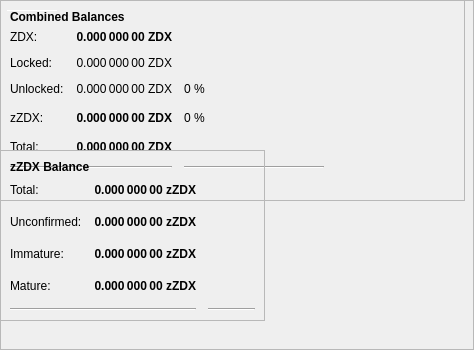
        <widget class="QFrame" name="frameObfuscation">
         <property name="minimumSize">
          <size>
           <width>0</width>
           <height>350</height>
          </size>
         </property>
         <property name="layoutDirection">
          <enum>Qt::LeftToRight</enum>
         </property>
         <property name="frameShape">
          <enum>QFrame::StyledPanel</enum>
         </property>
         <property name="frameShadow">
          <enum>QFrame::Raised</enum>
         </property>
         <widget class="QPushButton" name="runAutoDenom">
          <property name="geometry">
           <rect>
            <x>251</x>
            <y>17</y>
            <width>1</width>
            <height>1</height>
           </rect>
          </property>
          <property name="palette">
           <palette>
            <active>
             <colorrole role="WindowText">
              <brush brushstyle="SolidPattern">
               <color alpha="255">
                <red>0</red>
                <green>0</green>
                <blue>0</blue>
               </color>
              </brush>
             </colorrole>
             <colorrole role="Button">
              <brush brushstyle="SolidPattern">
               <color alpha="255">
                <red>239</red>
                <green>238</green>
                <blue>238</blue>
               </color>
              </brush>
             </colorrole>
             <colorrole role="Light">
              <brush brushstyle="SolidPattern">
               <color alpha="255">
                <red>255</red>
                <green>255</green>
                <blue>255</blue>
               </color>
              </brush>
             </colorrole>
             <colorrole role="Midlight">
              <brush brushstyle="SolidPattern">
               <color alpha="255">
                <red>247</red>
                <green>246</green>
                <blue>246</blue>
               </color>
              </brush>
             </colorrole>
             <colorrole role="Dark">
              <brush brushstyle="SolidPattern">
               <color alpha="255">
                <red>119</red>
                <green>119</green>
                <blue>119</blue>
               </color>
              </brush>
             </colorrole>
             <colorrole role="Mid">
              <brush brushstyle="SolidPattern">
               <color alpha="255">
                <red>159</red>
                <green>159</green>
                <blue>159</blue>
               </color>
              </brush>
             </colorrole>
             <colorrole role="Text">
              <brush brushstyle="SolidPattern">
               <color alpha="255">
                <red>0</red>
                <green>0</green>
                <blue>0</blue>
               </color>
              </brush>
             </colorrole>
             <colorrole role="BrightText">
              <brush brushstyle="SolidPattern">
               <color alpha="255">
                <red>255</red>
                <green>255</green>
                <blue>255</blue>
               </color>
              </brush>
             </colorrole>
             <colorrole role="ButtonText">
              <brush brushstyle="SolidPattern">
               <color alpha="255">
                <red>0</red>
                <green>0</green>
                <blue>0</blue>
               </color>
              </brush>
             </colorrole>
             <colorrole role="Base">
              <brush brushstyle="SolidPattern">
               <color alpha="255">
                <red>255</red>
                <green>255</green>
                <blue>255</blue>
               </color>
              </brush>
             </colorrole>
             <colorrole role="Window">
              <brush brushstyle="SolidPattern">
               <color alpha="255">
                <red>239</red>
                <green>238</green>
                <blue>238</blue>
               </color>
              </brush>
             </colorrole>
             <colorrole role="Shadow">
              <brush brushstyle="SolidPattern">
               <color alpha="255">
                <red>0</red>
                <green>0</green>
                <blue>0</blue>
               </color>
              </brush>
             </colorrole>
             <colorrole role="AlternateBase">
              <brush brushstyle="SolidPattern">
               <color alpha="255">
                <red>247</red>
                <green>246</green>
                <blue>246</blue>
               </color>
              </brush>
             </colorrole>
             <colorrole role="ToolTipBase">
              <brush brushstyle="SolidPattern">
               <color alpha="255">
                <red>255</red>
                <green>255</green>
                <blue>220</blue>
               </color>
              </brush>
             </colorrole>
             <colorrole role="ToolTipText">
              <brush brushstyle="SolidPattern">
               <color alpha="255">
                <red>0</red>
                <green>0</green>
                <blue>0</blue>
               </color>
              </brush>
             </colorrole>
            </active>
            <inactive>
             <colorrole role="WindowText">
              <brush brushstyle="SolidPattern">
               <color alpha="255">
                <red>0</red>
                <green>0</green>
                <blue>0</blue>
               </color>
              </brush>
             </colorrole>
             <colorrole role="Button">
              <brush brushstyle="SolidPattern">
               <color alpha="255">
                <red>239</red>
                <green>238</green>
                <blue>238</blue>
               </color>
              </brush>
             </colorrole>
             <colorrole role="Light">
              <brush brushstyle="SolidPattern">
               <color alpha="255">
                <red>255</red>
                <green>255</green>
                <blue>255</blue>
               </color>
              </brush>
             </colorrole>
             <colorrole role="Midlight">
              <brush brushstyle="SolidPattern">
               <color alpha="255">
                <red>247</red>
                <green>246</green>
                <blue>246</blue>
               </color>
              </brush>
             </colorrole>
             <colorrole role="Dark">
              <brush brushstyle="SolidPattern">
               <color alpha="255">
                <red>119</red>
                <green>119</green>
                <blue>119</blue>
               </color>
              </brush>
             </colorrole>
             <colorrole role="Mid">
              <brush brushstyle="SolidPattern">
               <color alpha="255">
                <red>159</red>
                <green>159</green>
                <blue>159</blue>
               </color>
              </brush>
             </colorrole>
             <colorrole role="Text">
              <brush brushstyle="SolidPattern">
               <color alpha="255">
                <red>0</red>
                <green>0</green>
                <blue>0</blue>
               </color>
              </brush>
             </colorrole>
             <colorrole role="BrightText">
              <brush brushstyle="SolidPattern">
               <color alpha="255">
                <red>255</red>
                <green>255</green>
                <blue>255</blue>
               </color>
              </brush>
             </colorrole>
             <colorrole role="ButtonText">
              <brush brushstyle="SolidPattern">
               <color alpha="255">
                <red>0</red>
                <green>0</green>
                <blue>0</blue>
               </color>
              </brush>
             </colorrole>
             <colorrole role="Base">
              <brush brushstyle="SolidPattern">
               <color alpha="255">
                <red>255</red>
                <green>255</green>
                <blue>255</blue>
               </color>
              </brush>
             </colorrole>
             <colorrole role="Window">
              <brush brushstyle="SolidPattern">
               <color alpha="255">
                <red>239</red>
                <green>238</green>
                <blue>238</blue>
               </color>
              </brush>
             </colorrole>
             <colorrole role="Shadow">
              <brush brushstyle="SolidPattern">
               <color alpha="255">
                <red>0</red>
                <green>0</green>
                <blue>0</blue>
               </color>
              </brush>
             </colorrole>
             <colorrole role="AlternateBase">
              <brush brushstyle="SolidPattern">
               <color alpha="255">
                <red>247</red>
                <green>246</green>
                <blue>246</blue>
               </color>
              </brush>
             </colorrole>
             <colorrole role="ToolTipBase">
              <brush brushstyle="SolidPattern">
               <color alpha="255">
                <red>255</red>
                <green>255</green>
                <blue>220</blue>
               </color>
              </brush>
             </colorrole>
             <colorrole role="ToolTipText">
              <brush brushstyle="SolidPattern">
               <color alpha="255">
                <red>0</red>
                <green>0</green>
                <blue>0</blue>
               </color>
              </brush>
             </colorrole>
            </inactive>
            <disabled>
             <colorrole role="WindowText">
              <brush brushstyle="SolidPattern">
               <color alpha="255">
                <red>119</red>
                <green>119</green>
                <blue>119</blue>
               </color>
              </brush>
             </colorrole>
             <colorrole role="Button">
              <brush brushstyle="SolidPattern">
               <color alpha="255">
                <red>239</red>
                <green>238</green>
                <blue>238</blue>
               </color>
              </brush>
             </colorrole>
             <colorrole role="Light">
              <brush brushstyle="SolidPattern">
               <color alpha="255">
                <red>255</red>
                <green>255</green>
                <blue>255</blue>
               </color>
              </brush>
             </colorrole>
             <colorrole role="Midlight">
              <brush brushstyle="SolidPattern">
               <color alpha="255">
                <red>247</red>
                <green>246</green>
                <blue>246</blue>
               </color>
              </brush>
             </colorrole>
             <colorrole role="Dark">
              <brush brushstyle="SolidPattern">
               <color alpha="255">
                <red>119</red>
                <green>119</green>
                <blue>119</blue>
               </color>
              </brush>
             </colorrole>
             <colorrole role="Mid">
              <brush brushstyle="SolidPattern">
               <color alpha="255">
                <red>159</red>
                <green>159</green>
                <blue>159</blue>
               </color>
              </brush>
             </colorrole>
             <colorrole role="Text">
              <brush brushstyle="SolidPattern">
               <color alpha="255">
                <red>119</red>
                <green>119</green>
                <blue>119</blue>
               </color>
              </brush>
             </colorrole>
             <colorrole role="BrightText">
              <brush brushstyle="SolidPattern">
               <color alpha="255">
                <red>255</red>
                <green>255</green>
                <blue>255</blue>
               </color>
              </brush>
             </colorrole>
             <colorrole role="ButtonText">
              <brush brushstyle="SolidPattern">
               <color alpha="255">
                <red>119</red>
                <green>119</green>
                <blue>119</blue>
               </color>
              </brush>
             </colorrole>
             <colorrole role="Base">
              <brush brushstyle="SolidPattern">
               <color alpha="255">
                <red>239</red>
                <green>238</green>
                <blue>238</blue>
               </color>
              </brush>
             </colorrole>
             <colorrole role="Window">
              <brush brushstyle="SolidPattern">
               <color alpha="255">
                <red>239</red>
                <green>238</green>
                <blue>238</blue>
               </color>
              </brush>
             </colorrole>
             <colorrole role="Shadow">
              <brush brushstyle="SolidPattern">
               <color alpha="255">
                <red>0</red>
                <green>0</green>
                <blue>0</blue>
               </color>
              </brush>
             </colorrole>
             <colorrole role="AlternateBase">
              <brush brushstyle="SolidPattern">
               <color alpha="255">
                <red>239</red>
                <green>238</green>
                <blue>238</blue>
               </color>
              </brush>
             </colorrole>
             <colorrole role="ToolTipBase">
              <brush brushstyle="SolidPattern">
               <color alpha="255">
                <red>255</red>
                <green>255</green>
                <blue>220</blue>
               </color>
              </brush>
             </colorrole>
             <colorrole role="ToolTipText">
              <brush brushstyle="SolidPattern">
               <color alpha="255">
                <red>0</red>
                <green>0</green>
                <blue>0</blue>
               </color>
              </brush>
             </colorrole>
            </disabled>
           </palette>
          </property>
          <property name="focusPolicy">
           <enum>Qt::NoFocus</enum>
          </property>
          <property name="autoFillBackground">
           <bool>true</bool>
          </property>
          <property name="text">
           <string/>
          </property>
          <property name="flat">
           <bool>true</bool>
          </property>
         </widget>
         <widget class="Line" name="line">
          <property name="geometry">
           <rect>
            <x>7</x>
            <y>10</y>
            <width>51</width>
            <height>1</height>
           </rect>
          </property>
          <property name="orientation">
           <enum>Qt::Horizontal</enum>
          </property>
         </widget>
         <widget class="QFrame" name="frame_3">
          <property name="geometry">
           <rect>
            <x>0</x>
            <y>0</y>
            <width>465</width>
            <height>201</height>
           </rect>
          </property>
          <property name="frameShape">
           <enum>QFrame::StyledPanel</enum>
          </property>
          <property name="frameShadow">
           <enum>QFrame::Raised</enum>
          </property>
          <layout class="QVBoxLayout" name="verticalLayout_5">
           <item>
            <layout class="QHBoxLayout" name="horizontalLayout_5" stretch="0">
             <item>
              <widget class="QLabel" name="label_5z">
			<property name="visible">
			<bool>false</bool>
			</property>
               <property name="maximumSize">
                <size>
                 <width>16777215</width>
                 <height>20</height>
                </size>
               </property>
               <property name="font">
                <font>
                 <weight>75</weight>
                 <bold>true</bold>
                </font>
               </property>
               <property name="toolTip">
                <string>Combined Balances (including unconfirmed and immature coins)</string>
               </property>
               <property name="text">
                <string>&lt;html&gt;&lt;head/&gt;&lt;body&gt;&lt;p&gt;Combined Balances&lt;/p&gt;&lt;/body&gt;&lt;/html&gt;</string>
               </property>
              </widget>
             </item>
            </layout>
           </item>
           <item>
            <layout class="QGridLayout" name="gridLayout_3">
             <property name="spacing">
              <number>12</number>
             </property>
             <item row="7" column="0" colspan="2">
              <widget class="Line" name="lineSpendableBalance_3">
               <property name="orientation">
                <enum>Qt::Horizontal</enum>
               </property>
              </widget>
             </item>
             <item row="7" column="2">
              <widget class="Line" name="lineWatchBalance_3">
               <property name="sizePolicy">
                <sizepolicy hsizetype="Preferred" vsizetype="Fixed">
                 <horstretch>0</horstretch>
                 <verstretch>0</verstretch>
                </sizepolicy>
               </property>
               <property name="minimumSize">
                <size>
                 <width>140</width>
                 <height>0</height>
                </size>
               </property>
               <property name="orientation">
                <enum>Qt::Horizontal</enum>
               </property>
              </widget>
             </item>
             <item row="4" column="1">
              <widget class="QLabel" name="labelzBalancez">
			<property name="visible">
			<bool>false</bool>
			</property>
               <property name="font">
                <font>
                 <weight>75</weight>
                 <bold>true</bold>
                </font>
               </property>
               <property name="cursor">
                <cursorShape>IBeamCursor</cursorShape>
               </property>
               <property name="toolTip">
                <string>Total of transactions that have yet to be confirmed, and do not yet count toward the spendable balance</string>
               </property>
               <property name="text">
                <string notr="true">0.000 000 00 ZDX</string>
               </property>
               <property name="alignment">
                <set>Qt::AlignRight|Qt::AlignTrailing|Qt::AlignVCenter</set>
               </property>
               <property name="textInteractionFlags">
                <set>Qt::LinksAccessibleByMouse|Qt::TextSelectableByKeyboard|Qt::TextSelectableByMouse</set>
               </property>
              </widget>
             </item>
             <item row="6" column="1">
              <widget class="QLabel" name="labelTotalz">
			<property name="visible">
			<bool>false</bool>
			</property>
               <property name="font">
                <font>
                 <weight>75</weight>
                 <bold>true</bold>
                </font>
               </property>
               <property name="cursor">
                <cursorShape>IBeamCursor</cursorShape>
               </property>
               <property name="toolTip">
                <string>Total Balance, including unconfirmed and immature coins.</string>
               </property>
               <property name="text">
                <string notr="true">0.000 000 00 ZDX</string>
               </property>
               <property name="alignment">
                <set>Qt::AlignRight|Qt::AlignTrailing|Qt::AlignVCenter</set>
               </property>
               <property name="textInteractionFlags">
                <set>Qt::LinksAccessibleByMouse|Qt::TextSelectableByKeyboard|Qt::TextSelectableByMouse</set>
               </property>
              </widget>
             </item>
             <item row="4" column="3">
              <spacer name="horizontalSpacer_6">
               <property name="orientation">
                <enum>Qt::Horizontal</enum>
               </property>
               <property name="sizeHint" stdset="0">
                <size>
                 <width>40</width>
                 <height>20</height>
                </size>
               </property>
              </spacer>
             </item>
             <item row="6" column="0">
              <widget class="QLabel" name="labelTotalTextz">
			<property name="visible">
			<bool>false</bool>
			</property>
               <property name="text">
                <string>Total:</string>
               </property>
              </widget>
             </item>
             <item row="1" column="0">
              <widget class="QLabel" name="labelBalanceTextz">
			<property name="visible">
			<bool>false</bool>
			</property>
               <property name="text">
                <string>ZDX:</string>
               </property>
              </widget>
             </item>
             <item row="1" column="1">
              <widget class="QLabel" name="labelBalancez">
			<property name="visible">
			<bool>false</bool>
			</property>
               <property name="font">
                <font>
                 <weight>75</weight>
                 <bold>true</bold>
                </font>
               </property>
               <property name="cursor">
                <cursorShape>IBeamCursor</cursorShape>
               </property>
               <property name="toolTip">
                <string>Your current spendable balance</string>
               </property>
               <property name="text">
                <string notr="true">0.000 000 00 ZDX</string>
               </property>
               <property name="alignment">
                <set>Qt::AlignRight|Qt::AlignTrailing|Qt::AlignVCenter</set>
               </property>
               <property name="textInteractionFlags">
                <set>Qt::LinksAccessibleByMouse|Qt::TextSelectableByKeyboard|Qt::TextSelectableByMouse</set>
               </property>
              </widget>
             </item>
             <item row="4" column="0">
              <widget class="QLabel" name="labelzBalanceTextz">
			<property name="visible">
			<bool>false</bool>
			</property>
               <property name="toolTip">
                <string/>
               </property>
               <property name="text">
                <string>zZDX:</string>
               </property>
              </widget>
             </item>
             <item row="4" column="2">
              <widget class="QLabel" name="labelzZDXPercent">
			<property name="visible">
			<bool>false</bool>
			</property>
               <property name="toolTip">
                <string>Current percentage of zZDX.
If AutoMint is enabled this percentage will settle around the configured AutoMint percentage (default = 10%)</string>
               </property>
               <property name="text">
                <string>0 %</string>
               </property>

              </widget>
             </item>
             <item row="6" column="2">
              <widget class="QLabel" name="label100Percent">
               <property name="text">
                <string/>
               </property>

              </widget>
             </item>
             <item row="2" column="1">
              <widget class="QLabel" name="labelLockedBalance">

               <property name="toolTip">
                <string>Locked ZDX or Masternode collaterals.</string>
               </property>
               <property name="text">
                <string>0.000 000 00 ZDX</string>
               </property>
               <property name="alignment">
                <set>Qt::AlignRight|Qt::AlignTrailing|Qt::AlignVCenter</set>
               </property>
              </widget>
             </item>
             <item row="2" column="0">
              <widget class="QLabel" name="labelLockedBalanceText">
               <property name="toolTip">
                <string>Locked ZDX or Masternode collaterals.</string>
               </property>
               <property name="text">
                <string>Locked:</string>
               </property>
              </widget>
             </item>
             <item row="3" column="0">
              <widget class="QLabel" name="labelUnLockedBalanceText">
               <property name="toolTip">
                <string>Unlocked ZDX.</string>
               </property>
               <property name="text">
                <string>Unlocked:</string>
               </property>
              </widget>
             </item>
             <item row="3" column="1">
              <widget class="QLabel" name="labelUnLockedBalance">
               <property name="toolTip">
                <string>Unlocked ZDX.</string>
               </property>
               <property name="text">
                <string>0.000 000 00 ZDX</string>
               </property>
               <property name="alignment">
                <set>Qt::AlignRight|Qt::AlignTrailing|Qt::AlignVCenter</set>
               </property>
              </widget>
             </item>
             <item row="3" column="2">
              <widget class="QLabel" name="labelZDXPercent">
     <property name="visible">
      <bool>false</bool>
     </property>
               <property name="text">
                <string>0 %</string>
               </property>

              </widget>
             </item>
            </layout>
           </item>
           <item>
            <spacer name="verticalSpacer">
             <property name="orientation">
              <enum>Qt::Vertical</enum>
             </property>
             <property name="sizeHint" stdset="0">
              <size>
               <width>20</width>
               <height>40</height>
              </size>
             </property>
            </spacer>
           </item>
          </layout>
         </widget>
         <widget class="QFrame" name="frame_4">
			<property name="visible">
			<bool>false</bool>
			</property>
          <property name="geometry">
           <rect>
            <x>0</x>
            <y>150</y>
            <width>265</width>
            <height>171</height>
           </rect>
          </property>
          <property name="frameShape">
           <enum>QFrame::StyledPanel</enum>
          </property>
          <property name="frameShadow">
           <enum>QFrame::Raised</enum>
          </property>
          <layout class="QVBoxLayout" name="verticalLayout_7">

           <item>
            <layout class="QHBoxLayout" name="horizontalLayout_8" stretch="0">
             <item>
              <widget class="QLabel" name="label_5z_3">

               <property name="maximumSize">
                <size>
                 <width>16777215</width>
                 <height>20</height>
                </size>
               </property>
               <property name="font">
                <font>
                 <weight>75</weight>
                 <bold>true</bold>
                </font>
               </property>
               <property name="text">
                <string>zZDX Balance</string>
               </property>
              </widget>
             </item>
            </layout>
           </item>
           <item>
            <layout class="QGridLayout" name="gridLayout_5">
             <property name="spacing">
              <number>12</number>
             </property>
             <item row="4" column="0">
              <widget class="QLabel" name="labelzBalanceMatureText">
               <property name="toolTip">
                <string>Mature: more than 20 confirmation and more than 1 mints of the same denomination after it was minted.
These zZDX are spendable.</string>
               </property>
               <property name="text">
                <string>Mature:</string>
               </property>
              </widget>
             </item>
             <item row="5" column="0" colspan="2">
              <widget class="Line" name="lineSpendableBalance_5">
               <property name="orientation">
                <enum>Qt::Horizontal</enum>
               </property>
              </widget>
             </item>
             <item row="1" column="1">
              <widget class="QLabel" name="labelzBalance">
               <property name="font">
                <font>
                 <weight>75</weight>
                 <bold>true</bold>
                </font>
               </property>
               <property name="cursor">
                <cursorShape>IBeamCursor</cursorShape>
               </property>
               <property name="toolTip">
                <string>All available zZDX, unconfirmed and immature zZDX included.</string>
               </property>
               <property name="text">
                <string notr="true">0.000 000 00 zZDX</string>
               </property>
               <property name="alignment">
                <set>Qt::AlignRight|Qt::AlignTrailing|Qt::AlignVCenter</set>
               </property>
               <property name="textInteractionFlags">
                <set>Qt::LinksAccessibleByMouse|Qt::TextSelectableByKeyboard|Qt::TextSelectableByMouse</set>
               </property>
              </widget>
             </item>
             <item row="5" column="2">
              <widget class="Line" name="lineWatchBalance_5">
               <property name="sizePolicy">
                <sizepolicy hsizetype="Preferred" vsizetype="Fixed">
                 <horstretch>0</horstretch>
                 <verstretch>0</verstretch>
                </sizepolicy>
               </property>
               <property name="minimumSize">
                <size>
                 <width>40</width>
                 <height>0</height>
                </size>
               </property>
               <property name="orientation">
                <enum>Qt::Horizontal</enum>
               </property>
              </widget>
             </item>
             <item row="1" column="0">
              <widget class="QLabel" name="labelzBalanceText">
               <property name="toolTip">
                <string>All available zZDX, unconfirmed and immature zZDX included.</string>
               </property>
               <property name="text">
                <string>Total:</string>
               </property>
              </widget>
             </item>
             <item row="1" column="2">
              <spacer name="horizontalSpacer_8">
               <property name="orientation">
                <enum>Qt::Horizontal</enum>
               </property>
               <property name="sizeHint" stdset="0">
                <size>
                 <width>4</width>
                 <height>20</height>
                </size>
               </property>
              </spacer>
             </item>
             <item row="4" column="2">
              <spacer name="horizontalSpacer_4">
               <property name="orientation">
                <enum>Qt::Horizontal</enum>
               </property>
               <property name="sizeHint" stdset="0">
                <size>
                 <width>4</width>
                 <height>20</height>
                </size>
               </property>
              </spacer>
             </item>
             <item row="4" column="1">
              <widget class="QLabel" name="labelzBalanceMature">
               <property name="font">
                <font>
                 <weight>75</weight>
                 <bold>true</bold>
                </font>
               </property>
               <property name="toolTip">
                <string>Mature: more than 20 confirmation and more than 1 mints of the same denomination after it was minted.
These zZDX are spendable.</string>
               </property>
               <property name="text">
                <string>0.000 000 00 zZDX</string>
               </property>
               <property name="alignment">
                <set>Qt::AlignRight|Qt::AlignTrailing|Qt::AlignVCenter</set>
               </property>
              </widget>
             </item>
             <item row="2" column="0">
              <widget class="QLabel" name="labelzBalanceUnconfirmedText">
               <property name="toolTip">
                <string>Unconfirmed: less than 20 confirmations
Immature: confirmed, but less than 1 mints of the same denomination after it was minted</string>
               </property>
               <property name="text">
                <string>Unconfirmed:</string>
               </property>
              </widget>
             </item>
             <item row="2" column="1">
              <widget class="QLabel" name="labelzBalanceUnconfirmed">
               <property name="font">
                <font>
                 <weight>75</weight>
                 <bold>true</bold>
                </font>
               </property>
               <property name="toolTip">
                <string>Unconfirmed: less than 20 confirmations
Immature: confirmed, but less than 1 mints of the same denomination after it was minted</string>
               </property>
               <property name="text">
                <string>0.000 000 00 zZDX</string>
               </property>
               <property name="alignment">
                <set>Qt::AlignRight|Qt::AlignTrailing|Qt::AlignVCenter</set>
               </property>
              </widget>
             </item>
             <item row="2" column="2">
              <spacer name="horizontalSpacer_5">
               <property name="orientation">
                <enum>Qt::Horizontal</enum>
               </property>
               <property name="sizeHint" stdset="0">
                <size>
                 <width>4</width>
                 <height>20</height>
                </size>
               </property>
              </spacer>
             </item>
             <item row="3" column="0">
              <widget class="QLabel" name="labelzBalanceImmatureText">
               <property name="toolTip">
                <string>Unconfirmed: less than 20 confirmations
Immature: confirmed, but less than 1 mints of the same denomination after it was minted</string>
               </property>
               <property name="text">
                <string>Immature:</string>
               </property>
              </widget>
             </item>
             <item row="3" column="1">
              <widget class="QLabel" name="labelzBalanceImmature">
               <property name="font">
                <font>
                 <weight>75</weight>
                 <bold>true</bold>
                </font>
               </property>
               <property name="toolTip">
                <string>Unconfirmed: less than 20 confirmations
Immature: confirmed, but less than 1 mints of the same denomination after it was minted</string>
               </property>
               <property name="text">
                <string>0.000 000 00 zZDX</string>
               </property>
               <property name="alignment">
                <set>Qt::AlignRight|Qt::AlignTrailing|Qt::AlignVCenter</set>
               </property>
              </widget>
             </item>
             <item row="3" column="2">
              <spacer name="horizontalSpacer_7">
               <property name="orientation">
                <enum>Qt::Horizontal</enum>
               </property>
               <property name="sizeHint" stdset="0">
                <size>
                 <width>4</width>
                 <height>20</height>
                </size>
               </property>
              </spacer>
             </item>
            </layout>
           </item>
          </layout>
         </widget>
        </widget>
